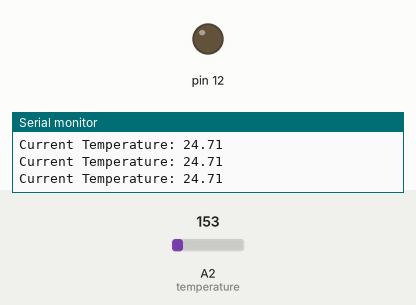
A sketch run on a simulated Arduino Uno, built with avr-gcc and run on an emulated ATmega328P. Parts: output pins drawn as LEDs (lit = HIGH), the last lines printed to the serial monitor. The test bench sets the inputs (shaded band); at power-on: A2 (temperature) = 153.

Above: at 1.2 s.
1.3 s: A2 (temperature) set to 175
At 1.6 s:
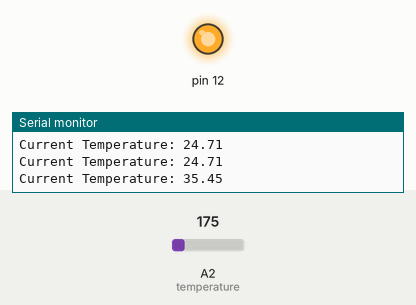
4.3 s: A2 (temperature) set to 114
At 5.1 s:
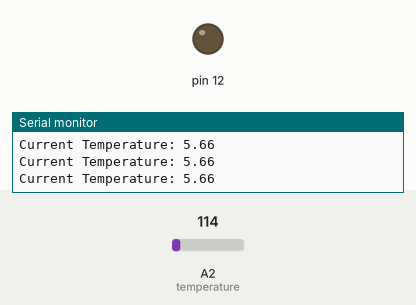
7.3 s: A2 (temperature) set to 165
At 8.1 s:
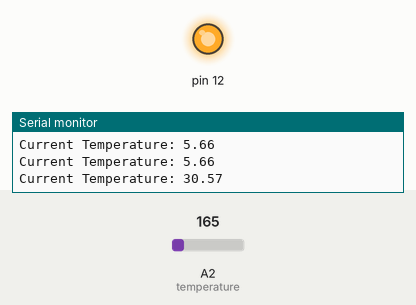
Timing chart, 0 to 10.3 s (numbered marks = the images above; inputs shaded):
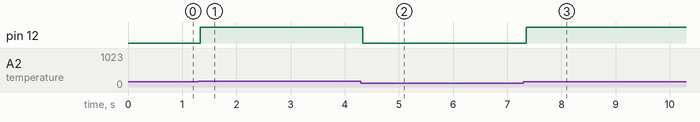

The sketch:

taskt1.ino
```cpp
// C++ code
//

const byte temperature = A2;

void setup()
{
  pinMode(12, OUTPUT);
  pinMode(temperature, INPUT);
  Serial.begin(9600);
}

void loop()
{
  float temp = analogRead(temperature);


  temp = (double)temp / 1024;
  temp = ((temp * 5) - 0.5)*100;


  Serial.print("Current Temperature: ");
  Serial.println(temp);

  if(temp>30){
  	digitalWrite(12, HIGH);
    delay(1000);
    digitalWrite(12, LOW);

  }
}
```

Measured:
- the behaviour switches between 163 and 164 on A2 (temperature) (found by bisection; images 0 and 1)
- after the input at 1.3 s, pin 12: LOW → HIGH at once
- after the input at 4.3 s, pin 12: HIGH → LOW at once
- after the input at 7.3 s, pin 12: LOW → HIGH after 0.05 s
